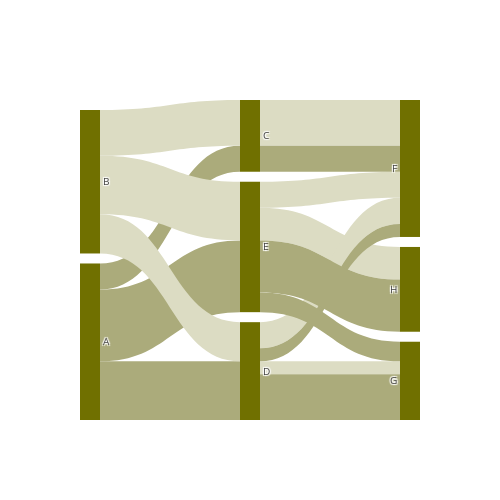

Notebook source saved alongside this figure:
### Code cell
# Plot sankey diagram
import plotly.graph_objs as go
from plotly.offline import download_plotlyjs, init_notebook_mode, plot, iplot
init_notebook_mode(connected=True)
df = pd.DataFrame({'var1': ['B', 'A']*9,
                   'var2': ['E', 'E', 'D', 'D', 'C', 'C']*3,
                   'var3': ['H']*6 + ['G']*6 + ['F']*6,
                   'count': [5, 8, 0, 0, 0, 0, 0, 3, 2, 7, 0, 0, 4, 0, 4, 2, 7, 4]})

df_nodes = pd.DataFrame({'Label': list(set(list(df['var1']) + list(df['var2']) + list(df['var3']))),
                         'Color': value_colors[0]})
df_nodes['ID'] = df_nodes.index

df['Color'] = df['var1'].map({'A': value_colors[1], 'B': value_colors[2]})
df_links1 = df.groupby(['var1', 'var2']).agg('sum')['count'].reset_index().rename({'var1': 'Source', 'var2': 'Target', 'count': 'Value'}, axis=1)
df_links1['Color'] = df_links1['Source'].map({'A': value_colors[1], 'B': value_colors[2]})
df_links2 = df[['var2', 'var3', 'count', 'Color']].rename({'var2': 'Source', 'var3': 'Target', 'count': 'Value'}, axis=1).sort_values('Color', ascending=False)
df_links = pd.concat([df_links1, df_links2], ignore_index=True)
df_links['Target'] = df_links['Target'].map(df_nodes.set_index('Label').to_dict()['ID'])
df_links['Source'] = df_links['Source'].map(df_nodes.set_index('Label').to_dict()['ID'])

data_trace = dict(
    type='sankey',
    domain = dict(
      x =  [0,1],
      y =  [0,1]
    ),
    orientation = "h",
    valueformat = ".0f",
    node = dict(
      pad = 10,
    # thickness = 30,
      line = dict(
        color = "black",
        width = 0
      ),
      label =  df_nodes['Label'].dropna(axis=0, how='any'),
      color = df_nodes['Color']
    ),
    link = dict(
      source = df_links['Source'].dropna(axis=0, how='any'),
      target = df_links['Target'].dropna(axis=0, how='any'),
      value = df_links['Value'].dropna(axis=0, how='any'),
      color = df_links['Color'].dropna(axis=0, how='any'),
  )
)

layout = dict(
    height = 500,
    width=500,
    font = dict(
    size = 10),)

fig = dict(data=[data_trace], layout=layout)
iplot(fig, validate=False)

### Figure 1 — Plotly figure (JSON) as saved in the notebook; plotly's stock layout.template omitted (floating-point values rounded to 4 significant figures)
{"data": [{"domain": {"x": [0, 1], "y": [0, 1]}, "link": {"color": ["#ABAB7B", "#ABAB7B", "#ABAB7B", "#DCDCC3", "#DCDCC3", "#DCDCC3", "#DCDCC3", "#DCDCC3", "#DCDCC3", "#DCDCC3", "#DCDCC3", "#DCDCC3", "#DCDCC3", "#DCDCC3", "#DCDCC3", "#ABAB7B", "#ABAB7B", "#ABAB7B", "#ABAB7B", "#ABAB7B", "#ABAB7B", "#ABAB7B", "#ABAB7B", "#ABAB7B"], "source": [6, 6, 6, 1, 1, 1, 7, 7, 0, 5, 5, 7, 0, 0, 5, 0, 7, 0, 5, 7, 7, 5, 0, 5], "target": [5, 0, 7, 5, 0, 7, 2, 4, 2, 4, 2, 3, 4, 3, 3, 4, 4, 3, 3, 2, 3, 2, 2, 4], "value": [4, 9, 11, 7, 6, 9, 5, 4, 0, 7, 0, 0, 4, 2, 0, 2, 0, 7, 0, 8, 3, 0, 0, 4]}, "node": {"color": ["#707000", "#707000", "#707000", "#707000", "#707000", "#707000", "#707000", "#707000"], "label": ["D", "B", "H", "G", "F", "C", "A", "E"], "line": {"color": "black", "width": 0}, "pad": 10}, "orientation": "h", "type": "sankey", "valueformat": ".0f"}], "layout": {"font": {"size": 10}, "height": 500, "width": 500}}
